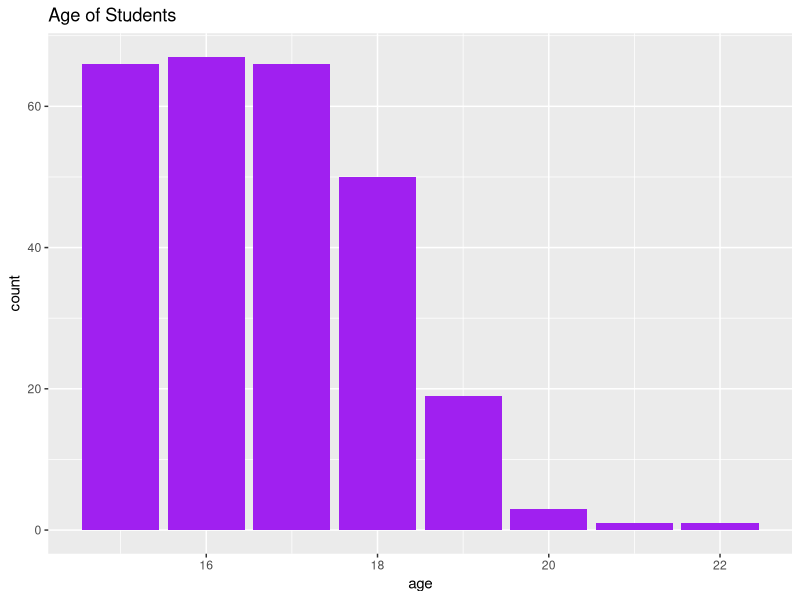
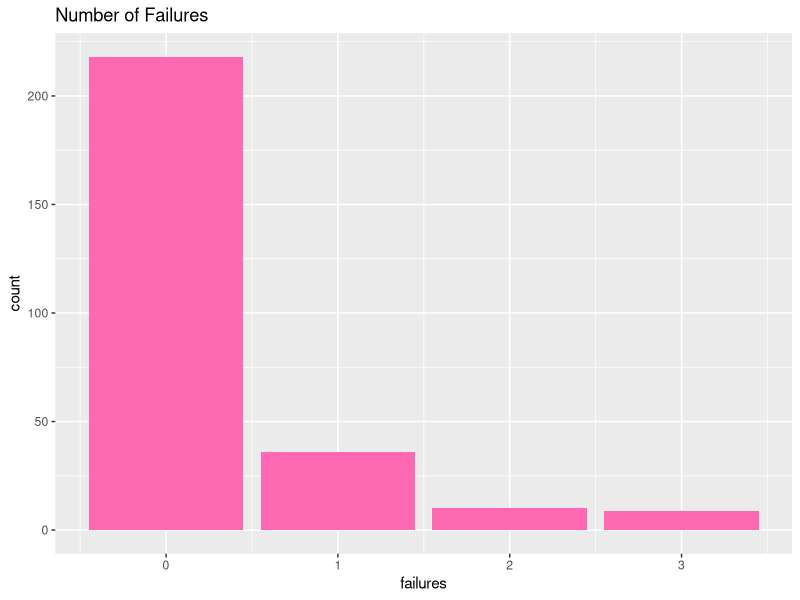
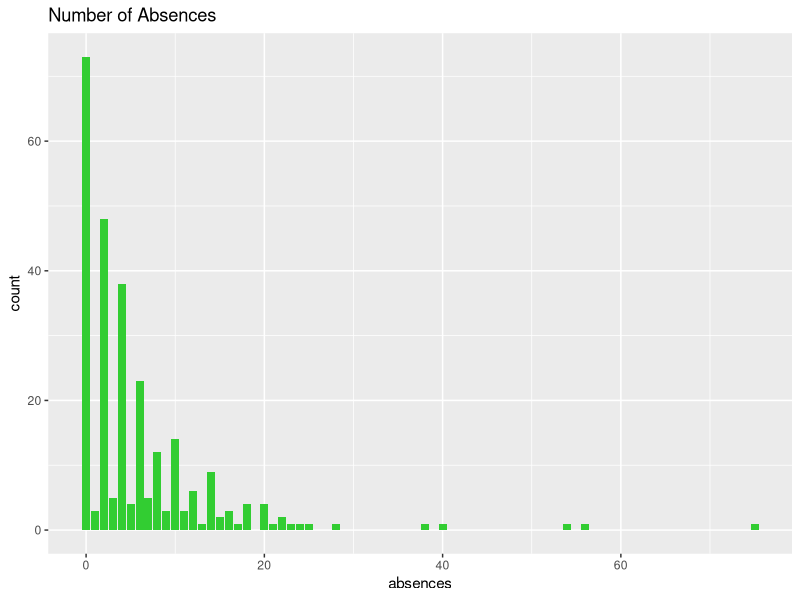
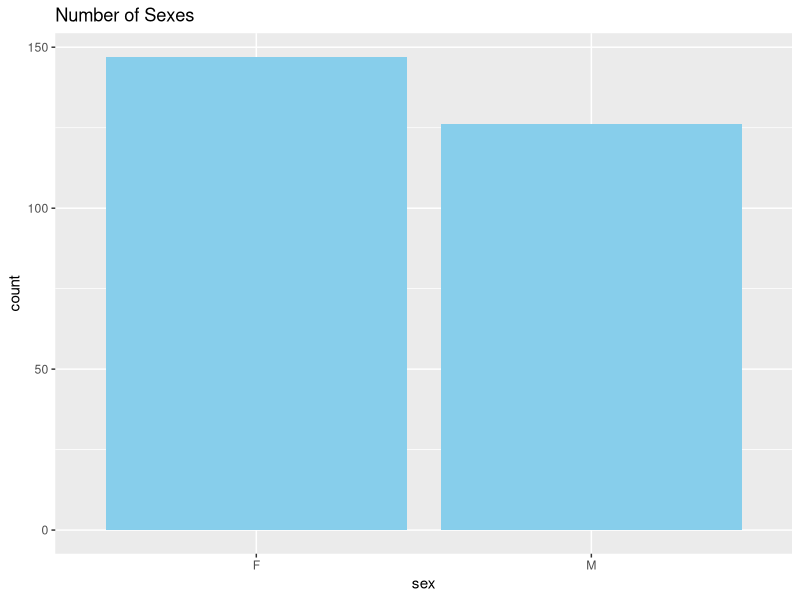
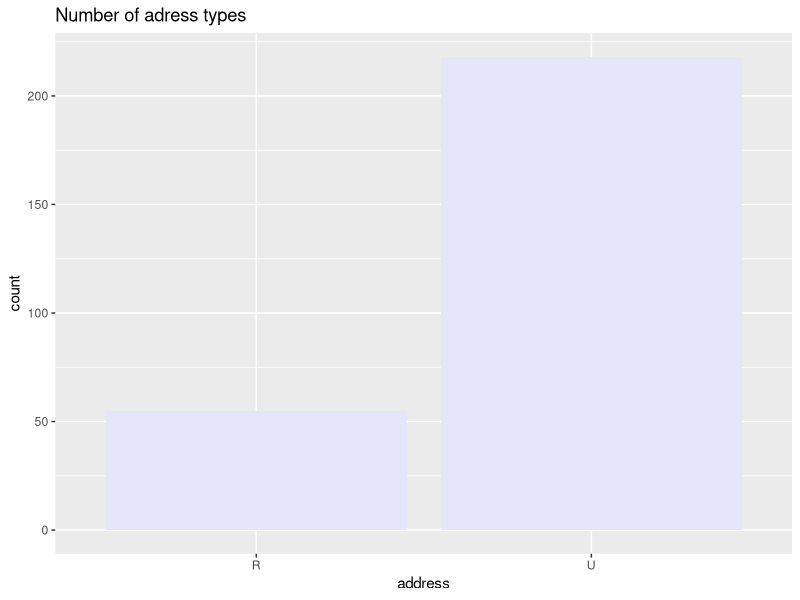
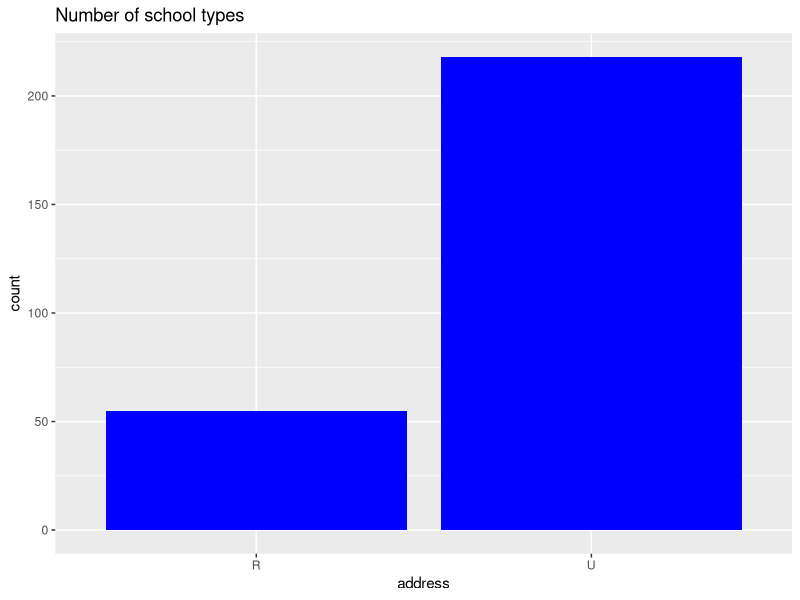
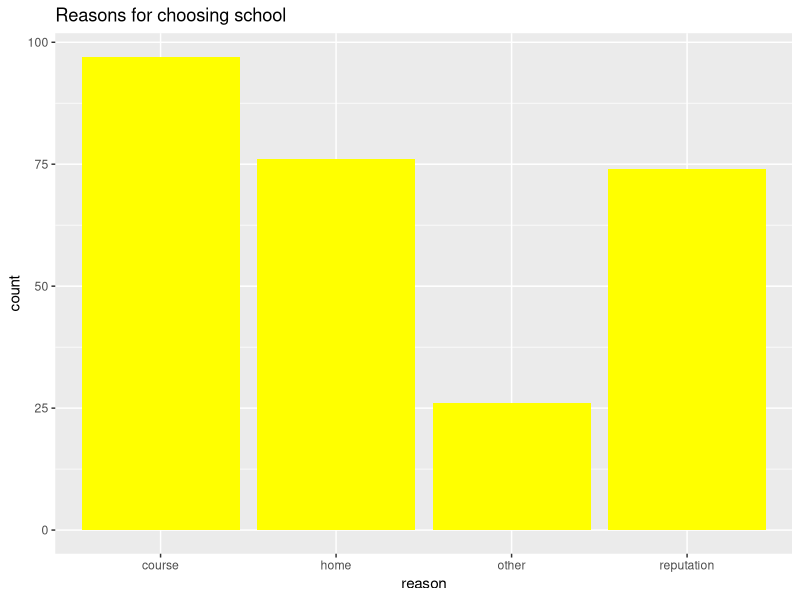
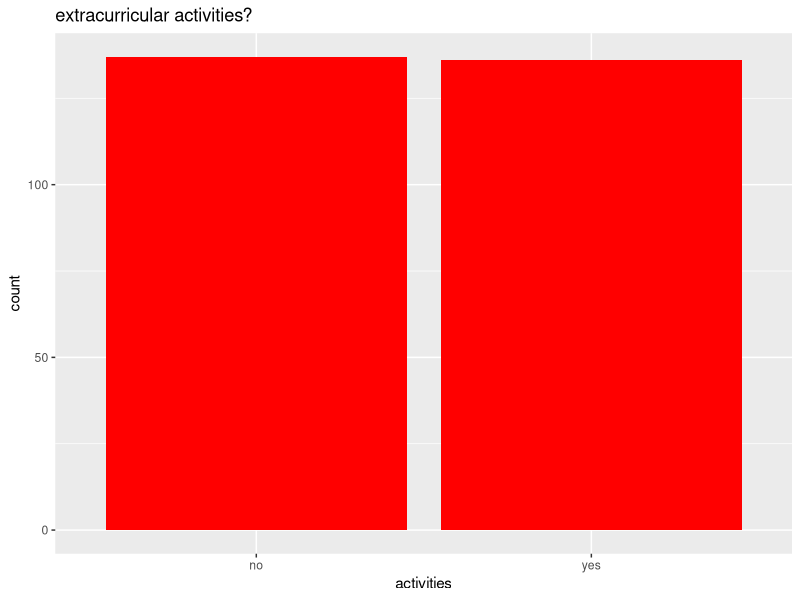

The R script that drew these images, in order:
## ---- chunk 1
knitr::opts_chunk$set(echo = TRUE)
## ---- chunk 2
library(tidyverse)

mathscores <- read.csv("MathScores.csv")

view(head(mathscores))


## ---- chunk 3
summary(mathscores)
## ---- chunk 4
summary(mathscores$age)

mathscores %>% 
  ggplot(aes(x = age)) + 
  geom_bar(fill = "purple") +
  ggtitle('Age of Students')
## ---- chunk 5
summary(mathscores$failures)


mathscores %>% 
  ggplot(aes(x = failures)) + 
  geom_bar(fill = "hotpink") +
  ggtitle('Number of Failures')
## ---- chunk 6
summary(mathscores$absences)

mathscores %>% 
  ggplot(aes(x = absences)) + 
  geom_bar(fill = "limegreen") +
  ggtitle('Number of Absences')

## ---- chunk 7
table(mathscores$sex)

mathscores %>% 
  ggplot(aes(x = sex)) + 
  geom_bar(fill = "skyblue") +
  ggtitle('Number of Sexes')
## ---- chunk 8
table(mathscores$address)


mathscores %>% 
  ggplot(aes(x = address)) + 
  geom_bar(fill = "lavender") +
  ggtitle('Number of adress types')
## ---- chunk 9
table(mathscores$school)

mathscores %>% 
  ggplot(aes(x = address)) + 
  geom_bar(fill = "blue") +
  ggtitle('Number of school types')

## ---- chunk 10
table(mathscores$reason)

mathscores %>% 
  ggplot(aes(x = reason)) + 
  geom_bar(fill = "yellow") +
  ggtitle('Reasons for choosing school')

## ---- chunk 11
table(mathscores$activities)

mathscores %>% 
  ggplot(aes(x = activities)) + 
  geom_bar(fill = "red") +
  ggtitle('extracurricular activities?')
## ---- chunk 12
table(mathscores$schoolsup)

mathscores %>% 
  ggplot(aes(x = schoolsup)) + 
  geom_bar(fill = "brown") +
  ggtitle('Extra School Support?')
## ---- chunk 13
table(mathscores$famsup)

mathscores %>% 
  ggplot(aes(x = famsup)) + 
  geom_bar(fill = "magenta") +
  ggtitle('Family School Support?')
## ---- chunk 14
table(mathscores$paid)

mathscores %>% 
  ggplot(aes(x = paid)) + 
  geom_bar(fill = "cyan3") +
  ggtitle('Extra Paid Classes?')

## ---- chunk 15
table(mathscores$traveltime)

mathscores %>% 
  ggplot(aes(x = traveltime)) + 
  geom_bar(fill = "orange") +
  ggtitle('Travel Time:')
## ---- chunk 16
table(mathscores$studytime)


mathscores %>% 
  ggplot(aes(x = studytime)) +
  geom_bar(fill = "yellowgreen") + 
  ggtitle('Weekly Study Time')
## ---- chunk 17
table(mathscores$freetime)

mathscores %>% 
  ggplot(aes(x = freetime)) + 
  geom_bar(fill = "lightsalmon") +
  ggtitle('Free Time after School')
